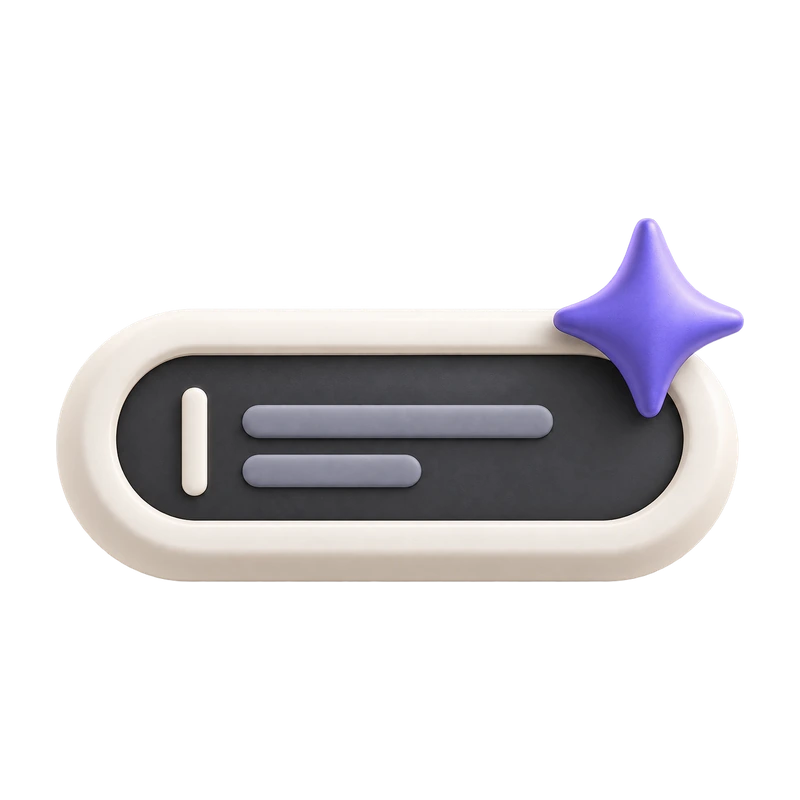
#> input picture command-center/components/site/art/step-1.webp, 800 x 800 px
$ python render-site-clips.py ../components/site/art/tool-image.webp ../components/site/art/step-1.webp 1.0
#> lines starting #> are read from the running program, lines starting #| are printed output that depends on the picture
#!/usr/bin/env python3
"""Renders a site clip (components/site/clips/NAME.mp4 and NAME.webm at 1280 x 720, NAME-sm.mp4 and NAME-sm.webm at 640 x 360 for phones) from one of the example stills.

    FFMPEG=/path/to/ffmpeg python3 scripts/render-site-clips.py NAME STILL.png PAN_PHASE

A slow push-in (zoom 1.0 to 1.19 and back) with a sideways drift and a light that breathes once per loop, 8 s at
24 fps, 1280 x 720, no audio. Every frame is drawn here from a closed-form function of the loop position t = i / 192, with
zoom, pan and brightness all periodic in t, so frame 192 IS frame 0 and the loop has no seam by construction
(the first version asked ffmpeg's zoompan for the same thing and its frame counter did not close: a seam of 5.6 grey
levels every 8 seconds). Frame 0 is the whole still, which is also the poster the page shows without script.

The stills (1376 x 768 PNG) are the owner's approved ones and are not in the repo. Shipped: silkroad 0.6, library 2.4,
valley 4.2.
"""
import math
import os
import subprocess
import sys
import tempfile

from PIL import Image

N = 192
FPS = 24
OUT_W, OUT_H = 1280, 720
ZOOM = 0.19  # peak zoom over the whole still
FFMPEG = os.environ.get("FFMPEG", "ffmpeg")
OUT_DIR = os.path.join(os.path.dirname(os.path.abspath(__file__)), "..", "components", "site", "clips")


def frame(src: Image.Image, i: int, phase: float) -> Image.Image:
    t = i / N
    w, h = src.size
    ease = (1 - math.cos(2 * math.pi * t)) / 2  # 0 at the ends of the loop, 1 in the middle
    z = 1 + ZOOM * ease
    cw, ch = w / z, h / z
    # The crop is centred on the still and drifts by up to its whole slack, which is zero when the zoom is 1.
    sx = math.sin(2 * math.pi * t + phase)
    sy = math.sin(2 * math.pi * t + phase * 0.6 + 1.1)
    cx = w / 2 + (w - cw) / 2 * sx
    cy = h / 2 + (h - ch) / 2 * sy * 0.8
    box = (cx - cw / 2, cy - ch / 2, cx + cw / 2, cy + ch / 2)
    im = src.resize((OUT_W, OUT_H), Image.LANCZOS, box=box)
    # Brightness through a rounded lookup table. Pillow's ImageEnhance (Brightness and Color alike) truncates, so every frame whose
    # factor is not exactly 1 came out about half a grey level darker than frame 0, whose factor is exactly 1: a step at the wrap.
    f = 1 + 0.035 * math.sin(2 * math.pi * t)
    lut = [min(255, int(v * f + 0.5)) for v in range(256)]
    im = im.point(lut * 3)
    return im


def main() -> None:
    name, still, phase = sys.argv[1], sys.argv[2], float(sys.argv[3])
    src = Image.open(still).convert("RGB")
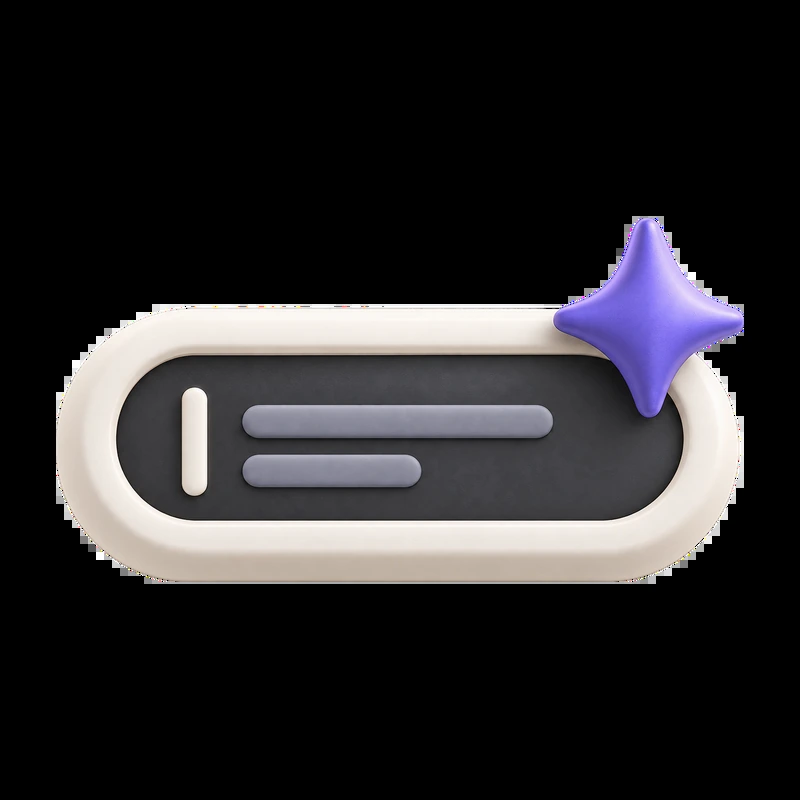
#> src: PIL image 800x800 RGB; mean R, G, B 43.6, 42, 44.1
    out = os.path.normpath(OUT_DIR)
    # FRAMES=dir keeps the 192 drawn frames there and reuses them (to try encoder settings without redrawing).
    keep = os.environ.get("FRAMES")
    with tempfile.TemporaryDirectory() as scratch:
        tmp = keep or scratch
        os.makedirs(tmp, exist_ok=True)
        if not os.path.exists(os.path.join(tmp, f"{N - 1:03d}.png")):
            for i in range(N):
                frame(src, i, phase).save(os.path.join(tmp, f"{i:03d}.png"))
#> this loop made 192 passes
#> pass 1, in frame, `im = src.resize((OUT_W, OUT_H), Image.LANCZOS, box=box)`:
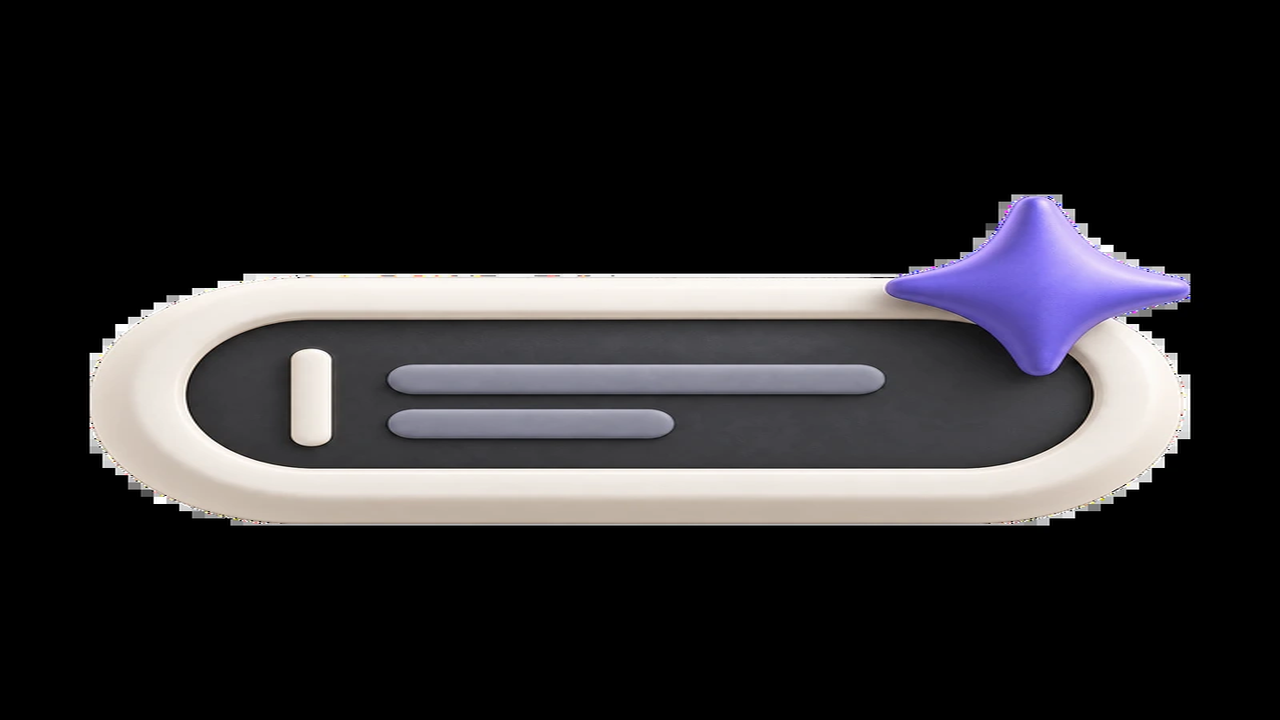
#> im: PIL image 1280x720 RGB; mean R, G, B 43.7, 42.1, 44.2
        base = [FFMPEG, "-hide_banner", "-loglevel", "error", "-y", "-framerate", str(FPS), "-i", os.path.join(tmp, "%03d.png")]
        subprocess.run(base + ["-c:v", "libx264", "-preset", "slow", "-crf", os.environ.get("MP4_CRF", "28"), "-pix_fmt", "yuv420p", "-movflags", "+faststart", "-an", os.path.join(out, f"{name}.mp4")], check=True)
#> (this line was passed over: subprocess is not available in this run)
        subprocess.run(base + ["-c:v", "libvpx-vp9", "-b:v", "0", "-crf", os.environ.get("WEBM_CRF", "38"), "-row-mt", "1", "-deadline", "good", "-cpu-used", "1", "-pix_fmt", "yuv420p", "-an", os.path.join(out, f"{name}.webm")], check=True)
#> (this line was passed over: subprocess is not available in this run)
        # The phone rendition: 640 x 360 of the same frames (the picture on a phone is under 400 px wide), about a quarter of the bytes.
        small = base + ["-vf", "scale=640:360:flags=lanczos"]
#> small = 11 items, first 6: 'ffmpeg', '-hide_banner', '-loglevel', 'error', '-y', '-framerate'
        subprocess.run(small + ["-c:v", "libx264", "-preset", "slow", "-crf", os.environ.get("SM_MP4_CRF", "36"), "-pix_fmt", "yuv420p", "-movflags", "+faststart", "-an", os.path.join(out, f"{name}-sm.mp4")], check=True)
#> (this line was passed over: subprocess is not available in this run)
        subprocess.run(small + ["-c:v", "libvpx-vp9", "-b:v", "0", "-crf", os.environ.get("SM_WEBM_CRF", "46"), "-row-mt", "1", "-deadline", "good", "-cpu-used", "1", "-pix_fmt", "yuv420p", "-an", os.path.join(out, f"{name}-sm.webm")], check=True)
#> (this line was passed over: subprocess is not available in this run)


if __name__ == "__main__":
    main()
